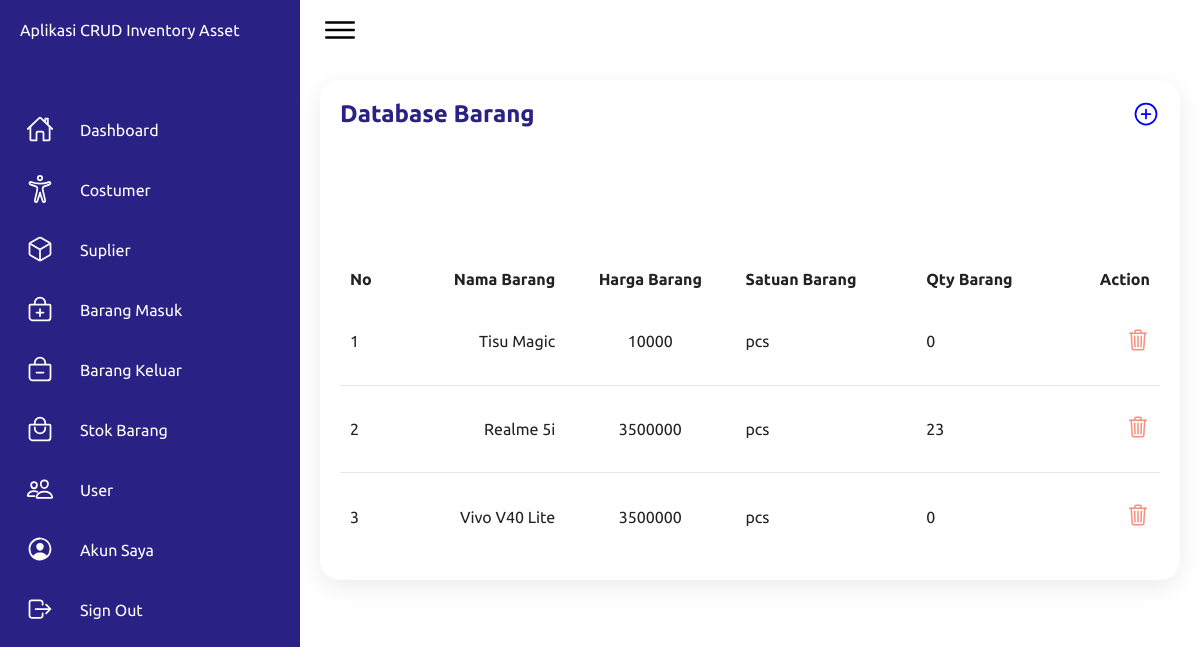
Page /website/app/stokBarang (signed in) on the committed database.
### tables this page shows
CREATE TABLE `data_barang` (
  `idBarang` int(255) NOT NULL,
  `namaBarang` varchar(1000) NOT NULL,
  `hargaBarang` int(255) NOT NULL,
  `satuanBarang` varchar(1000) NOT NULL,
  `qtyBarang` int(255) NOT NULL,
  `username` varchar(500) NOT NULL
);

### website/app/stokBarang/index.php (the view, shortened to what this page needs)
<!DOCTYPE html>
<html lang="en">
    <head>
        <link rel="stylesheet" href="../../css/dashboard.css">
    </head>
    <body>
        <div class="container">
            <div class="navigation">
                <ul>
                    <li>
                        <a href="#">
                            <span class="title">Aplikasi CRUD Inventory Asset</span>
                        </a>
                    </li>
                    <li>
                        <a href="../beranda">
                            <span class="icon">
                                <ion-icon name="home-outline"></ion-icon>
                            </span>
                            <span class="title">Dashboard</span>
                        </a>
                    </li>
                    <li>
                        <a href="../costumer">
                            <span class="icon">
                                <ion-icon name="accessibility-outline"></ion-icon>
                            </span>
                            <span class="title">Costumer</span>
                        </a>
                    </li>
                    <li>
                        <a href="../suplier">
                            <span class="icon">
                                <ion-icon name="cube-outline"></ion-icon>
                            </span>
                            <span class="title">Suplier</span>
                        </a>
                    </li>
                    <li>
                        <a href="../barangMasuk">
                            <span class="icon">
                                <ion-icon name="bag-add-outline"></ion-icon>
                            </span>
                            <span class="title">Barang Masuk</span>
                        </a>
                    </li>
                    <li>
                        <a href="../barangKeluar">
                            <span class="icon">
                                <ion-icon name="bag-remove-outline"></ion-icon>
                            </span>
                            <span class="title">Barang Keluar</span>
                        </a>
                    </li>
                    <li>
                        <a href="#">
                            <span class="icon">
                                <ion-icon name="bag-handle-outline"></ion-icon>
                            </span>
                            <span class="title">Stok Barang</span>
                        </a>
                    </li>
                    <li>
                        <a href="../user">
                            <span class="icon">
                                <ion-icon name="people-outline"></ion-icon>
                            </span>
                            <span class="title">User</span>
                        </a>
                    </li>
                    <li>
                        <a href="../account">
                            <span class="icon">
                                <ion-icon name="person-circle-outline"></ion-icon>
                            </span>
                            <span class="title">Akun Saya</span>
                        </a>
                    </li>
                    <li>
                        <a href="#" id="showModal">
                            <span class="icon">
                                <ion-icon name="log-out-outline"></ion-icon>
                            </span>
                            <span class="title">Sign Out</span>
                        </a>
                    </li>
                </ul>
            </div>
            <div class="main">
                <div class="topbar">
                    <div class="toggle">
                        <ion-icon name="menu-outline"></ion-icon>
                    </div>
                </div>
                <div class="details" style="display: block;">
                    <div class="recentOrders">
                        <div class="cardHeader">
                            <h2>Database Barang</h2>
                            <a href="input.php">
                                <ion-icon style="font-size: 1.75rem;" name="add-circle-outline"></ion-icon>
                            </a>
                        </div>
                        <?php
                            require '../../config.php';
                            try {
                                $stmt = $pdo->prepare("SELECT idBarang, namaBarang, hargaBarang, satuanBarang, qtyBarang FROM data_barang");
                                $stmt->execute();
                                $barangs = $stmt->fetchAll(PDO::FETCH_ASSOC);
                                $no = 1;
                            } catch (PDOException $e) {
                                error_log("Database error: " . $e->getMessage());
                                echo "Terjadi kesalahan. Silakan coba lagi nanti.";
                                exit();
                            }
                        ?>
                        <table>
                            <thead>
                                <tr>
                                    <td>No</td>
                                    <td>Nama Barang</td>
                                    <td>Harga Barang</td>
                                    <td>Satuan Barang</td>
                                    <td>Qty Barang</td>
                                    <td>Action</td>
                                </tr>
                            </thead>
                            <tbody>
                                <?php if ($barangs): ?>
                                    <?php foreach ($barangs as $barang): ?>
                                        <tr>
                                            <td><?php echo $no++ ?></td>
                                            <td><?php echo htmlspecialchars($barang['namaBarang']); ?></td>
                                            <td><?php echo htmlspecialchars($barang['hargaBarang']); ?></td>
                                            <td><?php echo htmlspecialchars($barang['satuanBarang']); ?></td>
                                            <td><?php echo htmlspecialchars($barang['qtyBarang']); ?></td>
                                            <td>
                                                <a style="color: #f58f7c;" href="#" class="showDeleteModal" data-id="<?php echo htmlspecialchars($barang['idBarang']); ?>" data-nama="<?php echo htmlspecialchars($barang['namaBarang']); ?>">
                                                    <ion-icon name="trash-outline" style="font-size: 1.50rem;"></ion-icon>
                                                </a>
                                            </td>
                                        </tr>
                                    <?php endforeach; ?>
                                <?php else: ?>
                                    <tr>
                                        <td colspan="6">Tidak ada data barang.</td>
                                    </tr>
                                <?php endif; ?>
                            </tbody>
                        </table>
                    </div>
                </div>
            </div>
        </div>
    </body>
</html>

### website/css/dashboard.css (style rules this page uses)
* { font-family: "Ubuntu", sans-serif; margin: 0; padding: 0; box-sizing: border-box; }
:root { --blue: #2a2185; --white: #fff; --gray: #f5f5f5; --black1: #222; --black2: #999; }
body { min-height: 100vh; overflow-x: hidden; }
.container { position: relative; width: 100%; }
.navigation { position: fixed; width: 300px; height: 100%; background: var(--blue); border-left: 10px solid var(--blue); transition: 0.5s; overflow: hidden; }
.navigation ul { position: absolute; top: 0; left: 0; width: 100%; }
.navigation ul li { position: relative; width: 100%; list-style: none; border-top-left-radius: 30px; border-bottom-left-radius: 30px; }
.navigation ul li:nth-child(1) { margin-bottom: 40px; pointer-events: none; }
.navigation ul li a { position: relative; display: block; width: 100%; display: flex; text-decoration: none; color: var(--white); }
.navigation ul li a .icon { position: relative; display: block; min-width: 60px; height: 60px; line-height: 75px; text-align: center; }
.navigation ul li a .icon ion-icon { font-size: 1.75rem; }
.navigation ul li a .title { position: relative; display: block; padding: 0 10px; height: 60px; line-height: 60px; text-align: start; white-space: nowrap; }
.main { position: absolute; width: calc(100% - 300px); left: 300px; min-height: 100vh; background: var(--white); transition: 0.5s; }
.topbar { width: 100%; height: 60px; display: flex; justify-content: space-between; align-items: center; padding: 0 10px; }
.toggle { position: relative; width: 60px; height: 60px; display: flex; justify-content: center; align-items: center; font-size: 2.5rem; cursor: pointer; }
.details { position: relative; width: 100%; padding: 20px; display: grid; grid-template-columns: 2fr 1fr; grid-gap: 30px; }
.details .recentOrders { position: relative; display: grid; min-height: 500px; background: var(--white); padding: 20px; box-shadow: 0 7px 25px rgba(0, 0, 0, 0.08); border-radius: 20px; }
.details .cardHeader { display: flex; justify-content: space-between; align-items: flex-start; }
.cardHeader h2 { font-weight: 600; color: var(--blue); }
.details table { width: 100%; border-collapse: collapse; margin-top: 10px; }
.details table thead td { font-weight: 600; }
.details .recentOrders table tr { color: var(--black1); border-bottom: 1px solid rgba(0, 0, 0, 0.1); }
.details .recentOrders table tr:last-child { border-bottom: none; }
.details .recentOrders table tr td { padding: 10px; }
.details .recentOrders table tr td:last-child { text-align: end; }
.details .recentOrders table tr td:nth-child(2) { text-align: end; }
.details .recentOrders table tr td:nth-child(3) { text-align: center; }

### rows in the picture
data_barang: namaBarang "Tisu Magic", hargaBarang "10000", satuanBarang "pcs", qtyBarang "0"
data_barang: namaBarang "Realme 5i", hargaBarang "3500000", satuanBarang "pcs", qtyBarang "23"
data_barang: namaBarang "Vivo V40 Lite", hargaBarang "3500000", satuanBarang "pcs", qtyBarang "0"
